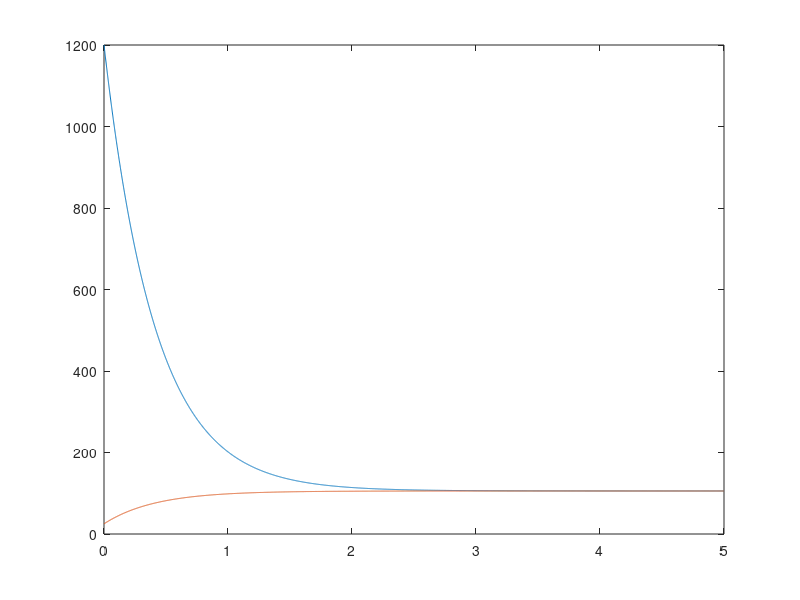

Write MATLAB code to recreate this figure.
function main()
    y=[ 1200
        25 ];
    krok=0.001;
    t=0:krok:5;
    
    for i = 1:length(t)-1
        y(:,i+1)=y(:,i) + krok * f(t(i), y(:,i));
    end
        
    plot(t, y(1,:), t, y(2,:));
end


% Temperatura początkowa pręta powinna miec 1200 stopni C
% Temperatura oleju chłodzącego powinna mieć 25 stopni C

function dy = f(t, y)
    Tb=y(1);
    Tw=y(2);
    cb=3.85; % pojemnośc cieplna metalu pręta
    A=0.0109; % powierzchnia pręta
    mw=2.5; % masa oleju chłodzącego
    cw=4.1813; % pojemność cieplna 
    h=160; % współczynnik przewodnictwa cieplnego
    mb=0.2; % masa pręta

    dy=[
        ((Tw-Tb)*h*A)/(mb*cb)
        ((Tb-Tw)*h*A)/(mw*cw)
        ];    
end